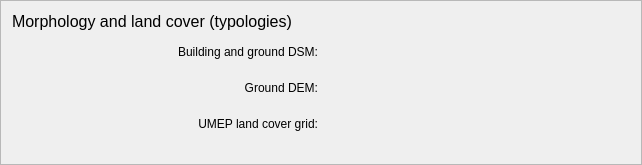
    <widget class="QFrame" name="frame_9">
     <property name="enabled">
      <bool>true</bool>
     </property>
     <property name="sizePolicy">
      <sizepolicy hsizetype="Minimum" vsizetype="Preferred">
       <horstretch>0</horstretch>
       <verstretch>0</verstretch>
      </sizepolicy>
     </property>
     <property name="frameShape">
      <enum>QFrame::StyledPanel</enum>
     </property>
     <property name="frameShadow">
      <enum>QFrame::Raised</enum>
     </property>
     <layout class="QGridLayout" name="gridLayout_15">
      <item row="3" column="1">
       <widget class="QWidget" name="widgetLC" native="true">
        <property name="enabled">
         <bool>true</bool>
        </property>
        <property name="minimumSize">
         <size>
          <width>175</width>
          <height>30</height>
         </size>
        </property>
        <property name="toolTip">
         <string>&lt;html&gt;&lt;head/&gt;&lt;body&gt;&lt;p&gt;The default land cover grid can include 5 classes (buildings, paved, grass, bare soil, water) and should represent ground cover i.e. material on ground surface (under vegetation).&lt;/p&gt;&lt;/body&gt;&lt;/html&gt;</string>
        </property>
        <property name="layoutDirection">
         <enum>Qt::LeftToRight</enum>
        </property>
        <layout class="QGridLayout" name="gridLayout_12"/>
       </widget>
      </item>
      <item row="3" column="0">
       <widget class="QLabel" name="label_40">
        <property name="text">
         <string>UMEP land cover grid:</string>
        </property>
        <property name="alignment">
         <set>Qt::AlignRight|Qt::AlignTrailing|Qt::AlignVCenter</set>
        </property>
       </widget>
      </item>
      <item row="4" column="0" colspan="2">
       <spacer name="verticalSpacer_10">
        <property name="orientation">
         <enum>Qt::Vertical</enum>
        </property>
        <property name="sizeHint" stdset="0">
         <size>
          <width>618</width>
          <height>14</height>
         </size>
        </property>
       </spacer>
      </item>
      <item row="2" column="0">
       <widget class="QLabel" name="label_39">
        <property name="text">
         <string>Ground DEM:</string>
        </property>
        <property name="alignment">
         <set>Qt::AlignRight|Qt::AlignTrailing|Qt::AlignVCenter</set>
        </property>
       </widget>
      </item>
      <item row="2" column="1">
       <widget class="QWidget" name="widgetDEM" native="true">
        <property name="enabled">
         <bool>true</bool>
        </property>
        <property name="minimumSize">
         <size>
          <width>175</width>
          <height>30</height>
         </size>
        </property>
        <property name="toolTip">
         <string>&lt;html&gt;&lt;head/&gt;&lt;body&gt;&lt;p&gt;The DEM should be given in meters above ground level. &lt;/p&gt;&lt;/body&gt;&lt;/html&gt;</string>
        </property>
        <property name="layoutDirection">
         <enum>Qt::LeftToRight</enum>
        </property>
        <layout class="QGridLayout" name="gridLayout_11"/>
       </widget>
      </item>
      <item row="1" column="1">
       <widget class="QWidget" name="widgetDSM" native="true">
        <property name="enabled">
         <bool>true</bool>
        </property>
        <property name="minimumSize">
         <size>
          <width>175</width>
          <height>30</height>
         </size>
        </property>
        <property name="toolTip">
         <string>&lt;html&gt;&lt;head/&gt;&lt;body&gt;&lt;p&gt;The building and ground DSM should be given in  meters above sea level. &lt;/p&gt;&lt;/body&gt;&lt;/html&gt;</string>
        </property>
        <property name="layoutDirection">
         <enum>Qt::LeftToRight</enum>
        </property>
       </widget>
      </item>
      <item row="1" column="0">
       <widget class="QLabel" name="label_28">
        <property name="text">
         <string>Building and ground DSM:</string>
        </property>
        <property name="alignment">
         <set>Qt::AlignRight|Qt::AlignTrailing|Qt::AlignVCenter</set>
        </property>
       </widget>
      </item>
      <item row="0" column="0" colspan="2">
       <widget class="QLabel" name="label_26">
        <property name="text">
         <string>&lt;!DOCTYPE HTML PUBLIC &quot;-//W3C//DTD HTML 4.0//EN&quot; &quot;http://www.w3.org/TR/REC-html40/strict.dtd&quot;&gt;
&lt;html&gt;&lt;head&gt;&lt;meta name=&quot;qrichtext&quot; content=&quot;1&quot; /&gt;&lt;style type=&quot;text/css&quot;&gt;
p, li { white-space: pre-wrap; }
&lt;/style&gt;&lt;/head&gt;&lt;body style=&quot; font-family:'MS Shell Dlg 2'; font-size:8pt; font-weight:400; font-style:normal;&quot;&gt;
&lt;p style=&quot; margin-top:0px; margin-bottom:0px; margin-left:0px; margin-right:0px; -qt-block-indent:0; text-indent:0px;&quot;&gt;&lt;span style=&quot; font-size:12pt;&quot;&gt;Morphology and land cover (typologies)&lt;/span&gt;&lt;/p&gt;&lt;/body&gt;&lt;/html&gt;</string>
        </property>
       </widget>
      </item>
     </layout>
    </widget>
